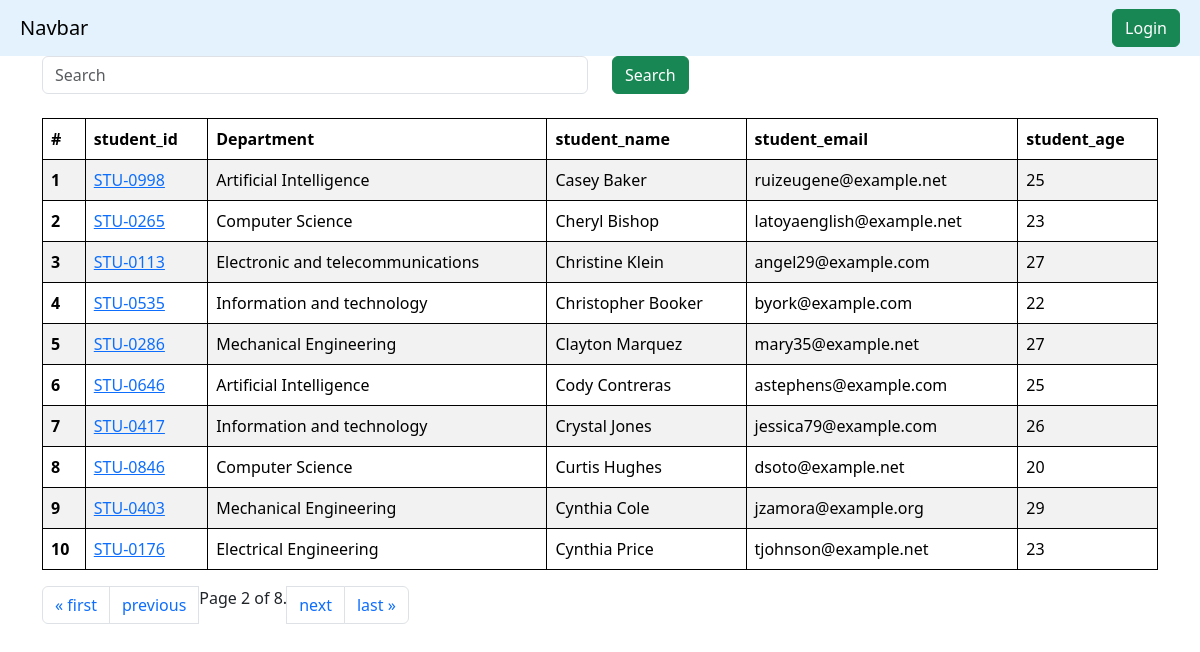
Screenshot of /students/?page=2 with the database file from the repository.
### vege/models.py (models this page shows, shortened)
class Student(models.Model):
    department = models.ForeignKey(Department,related_name="depart",on_delete=models.CASCADE)
    student_id = models.OneToOneField(StudentID, related_name="studentid", on_delete=models.SET_NULL, null=True)
    student_name = models.CharField(max_length=100)
    student_email = models.EmailField(unique=True)
    student_age = models.IntegerField(default=18)
    student_address = models.TextField()
    def __str__(self) -> str:
        return self.student_name
    class Meta:
        ordering = ['student_name']
        verbose_name = "student"

class StudentID(models.Model):
    student_id = models.CharField(max_length=100)
    def __str__(self) -> str:
        return self.student_id

class Department(models.Model):
    department = models.CharField(max_length=100)
    class Meta:
         ordering = ['department']

### vege/views.py (the view, shortened to what this page needs)
# urls.py: path('students/' , get_students , name="get_students"),
def get_students(request):
    queryset = Student.objects.all()
    paginator = Paginator(queryset, 10)
    page_number = request.GET.get("page",1)
    page_obj = paginator.get_page(page_number)
    print(page_obj.object_list)
    return render(request,'report/students.html',{'queryset':page_obj})

### vege/templates/report/students.html
{% extends "base.html" %}
{% block start %}
<div class = 'container' mt-5>
    <form class = "mb-4">
        <div class = "row">
            <div class = "col-md-6">
                <input class ="form-control" name="search" placeholder="Search">
            </div>
            <div class = "col-md-6">
                <button class="btn btn-success">Search</button>
            </div>
        </div>
    </form>
    <table class="table table-striped">
        <thead>
          <tr>
            <th scope="col">#</th>
            <th scope="col">student_id</th>
            <th scope="col">Department</th>
            <th scope="col">student_name</th>
            <th scope="col">student_email</th>
            <th scope="col">student_age</th>
          </tr>
        </thead>
        <tbody>
            {% for student in queryset %}
          <tr>
            <th scope="row">{{forloop.counter}}</th>
            <td>
                <a href="{% url 'see_marks' student.student_id  %}">
                {{student.student_id}}
            </a>
            </td>
            <td>{{student.department.department}}</td>
            <td>{{student.student_name}}</td>
            <td>{{student.student_email}}</td>
            <td>{{student.student_age}}</td>
          </tr>
          {% endfor %}
          </tbody>
          </table>
          <nav aria-label="Page navigation example">
          <ul class="pagination">
                {% if queryset.has_previous %}
                <li class="page-item"><a class="page-link" href="?page=1">&laquo; first</a></li>
                <li class="page-item"><a class="page-link" href="?page={{ queryset.previous_page_number }}">previous</a></li>
                {% endif %}
                <span class="current">
                    Page {{ queryset.number }} of {{ queryset.paginator.num_pages }}.
                </span>
                {% if queryset.has_next %}
                <li class="page-item"><a class="page-link" href="?page={{ queryset.next_page_number }}">next</a></li>
                <li class="page-item"><a class="page-link" href="?page={{ queryset.paginator.num_pages }}">last &raquo;</a></li>
                {% endif %}
        </ul>
    </nav>
        </div>
{% endblock %}

### home/templates/base.html (style rules this page uses)
table, th, td { border: 1px solid black; }

### rows the page displays
Student: student_id "STU-0998", department.department "Artificial Intelligence", student_name "Casey Baker", student_email "ruizeugene@example.net", student_age "25"
Student: student_id "STU-0265", department.department "Computer Science", student_name "Cheryl Bishop", student_email "latoyaenglish@example.net", student_age "23"
Student: student_id "STU-0113", department.department "Electronic and telecommunications", student_name "Christine Klein", student_email "angel29@example.com", student_age "27"
Student: student_id "STU-0535", department.department "Information and technology", student_name "Christopher Booker", student_email "byork@example.com", student_age "22"
Student: student_id "STU-0286", department.department "Mechanical Engineering", student_name "Clayton Marquez", student_email "mary35@example.net", student_age "27"
Student: student_id "STU-0646", department.department "Artificial Intelligence", student_name "Cody Contreras", student_email "astephens@example.com", student_age "25"
Student: student_id "STU-0417", department.department "Information and technology", student_name "Crystal Jones", student_email "jessica79@example.com", student_age "26"
Student: student_id "STU-0846", department.department "Computer Science", student_name "Curtis Hughes", student_email "dsoto@example.net", student_age "20"
Student: student_id "STU-0403", department.department "Mechanical Engineering", student_name "Cynthia Cole", student_email "jzamora@example.org", student_age "29"
Student: student_id "STU-0176", department.department "Electrical Engineering", student_name "Cynthia Price", student_email "tjohnson@example.net", student_age "23"

### other values shown
{{ queryset.number }} "2"
{{ queryset.paginator.num_pages }} "8"
